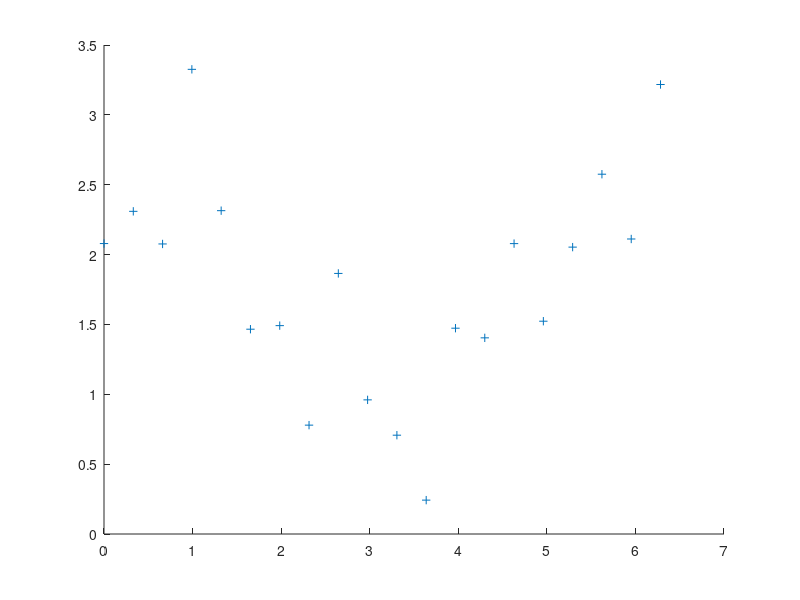

Source code (MATLAB): (Note: this script raises an error after producing the figure.)
function curveFit
close all;
% 随机生成简谐曲线
N = 20;
x0 = linspace(0, 2*pi, N);
y0 = 5*rand * sin(x0 + 2*pi * rand) + 10 * rand;
y0 = y0 + 2*rand(1,20); % 产生随机误差
scatter(x0, y0, '+'); % 画出散点
hold on;

% Nelder-Mead 求方差最小值点
f = @(x) norm( x(1)*sin(x0 + x(2)) + x(3) - y0 )^2;
c = NelderMead(f, [5, 1, 5], 1e-7);
% 画拟合结果
x = linspace(0, 2*pi, 50);
y1 = c(1) * sin(x + c(2)) + c(3);
plot(x, y1);

% 解线性方程组求方差最小值点
c = sinfit(x0, y0);
% 画拟合结果
y2 = c(1)*cos(x) + c(2)*sin(x) + c(3);
plot(x, y2, '.');
end

% 拟合简谐曲线
% y = C(1)*cos(x) + C(2)*sin(x) + C(3)
function C = sinfit(x, y)
N = numel(x);
cosx = cos(x); sinx = sin(x);
sc = sum(sinx.*cosx);
s = sum(sinx); c = sum(cosx);
% 系数矩阵
M = [sum(cosx.^2), sc          , c;
               sc, sum(sinx.^2), s;
                c,            s, N];
b = [sum(y.*cosx); sum(y.*sinx); sum(y)];
C = M\b; % 解线性方程组
end
